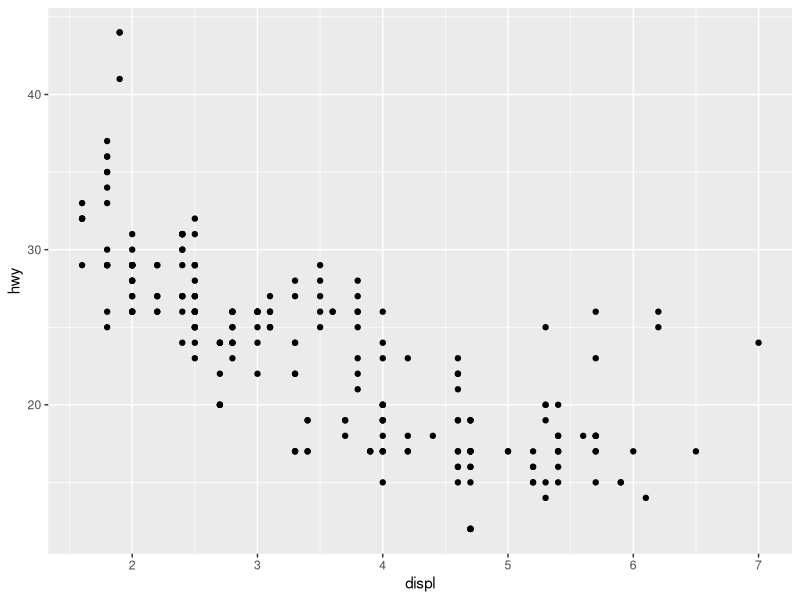
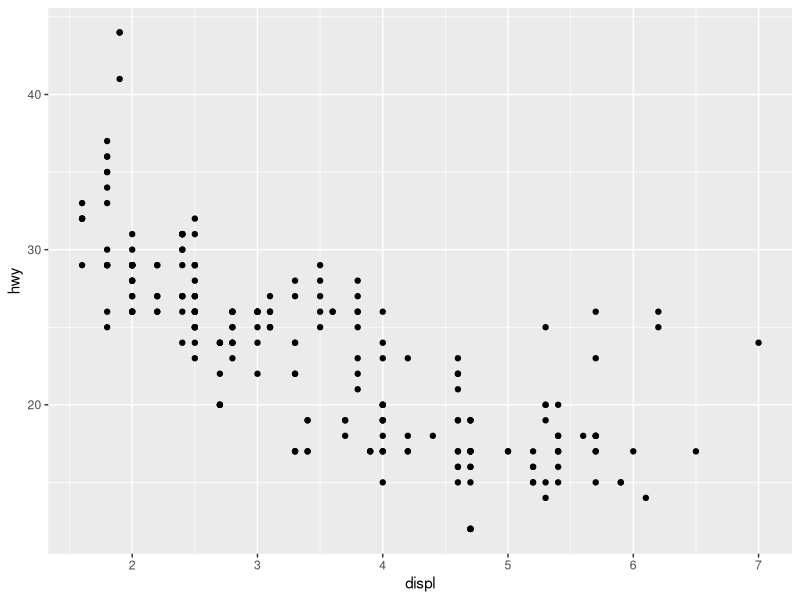
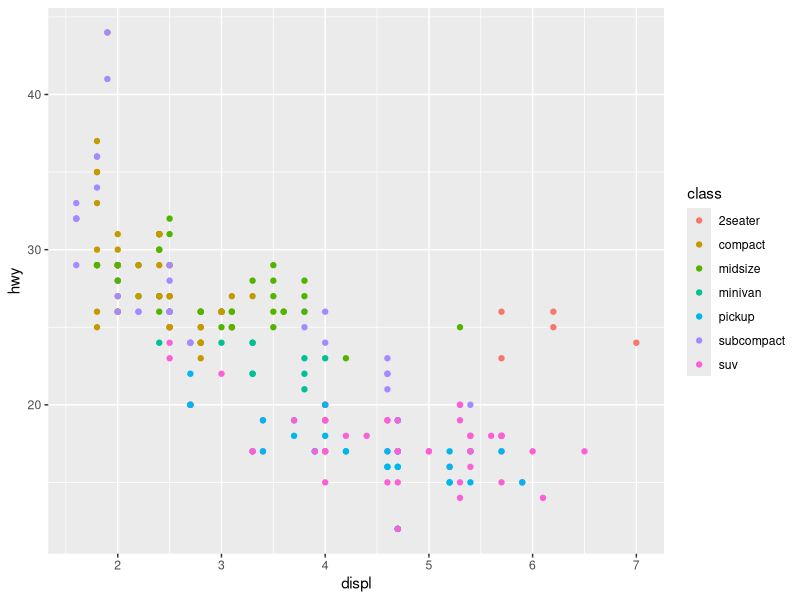
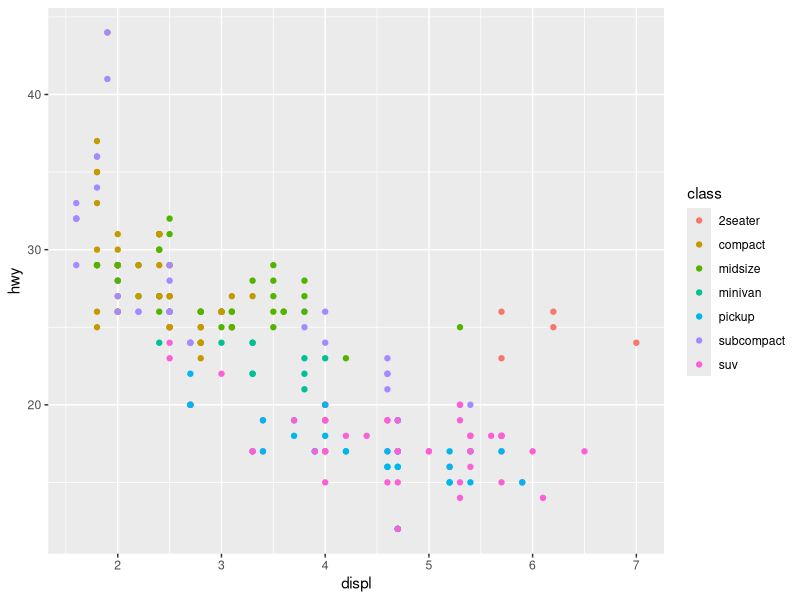
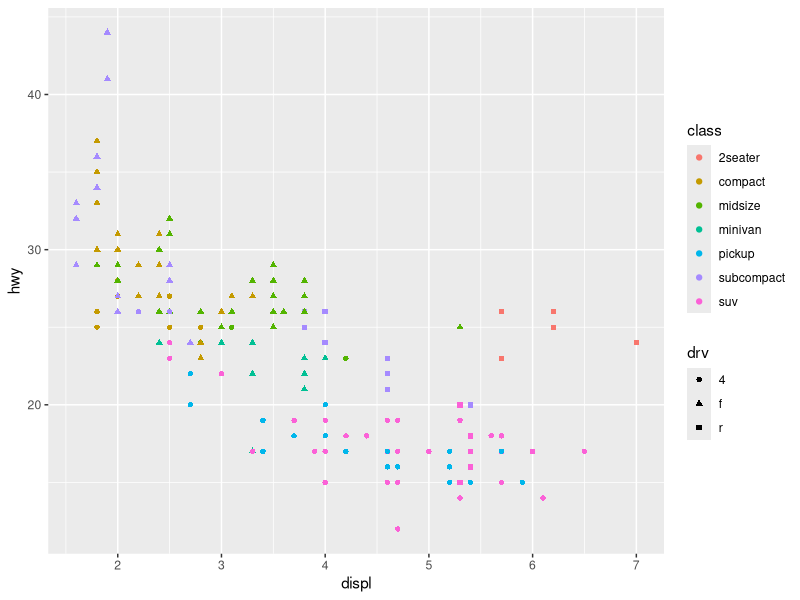
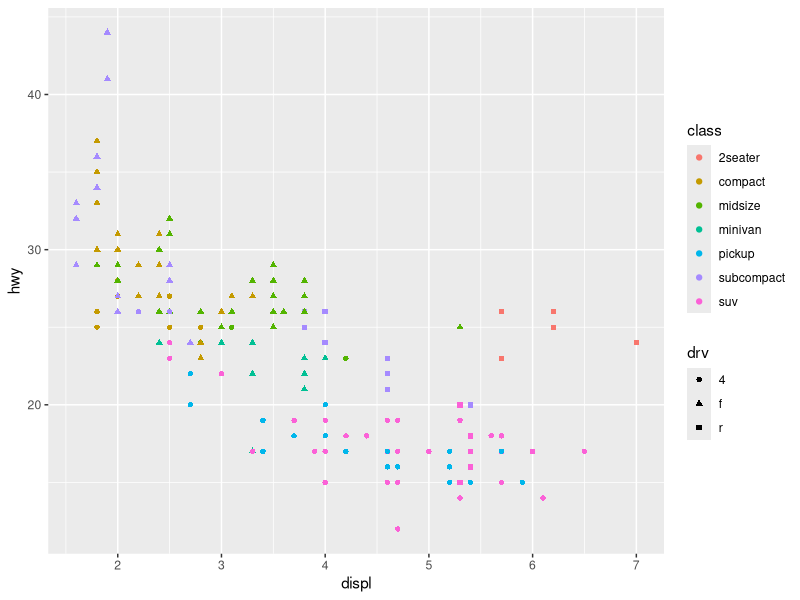
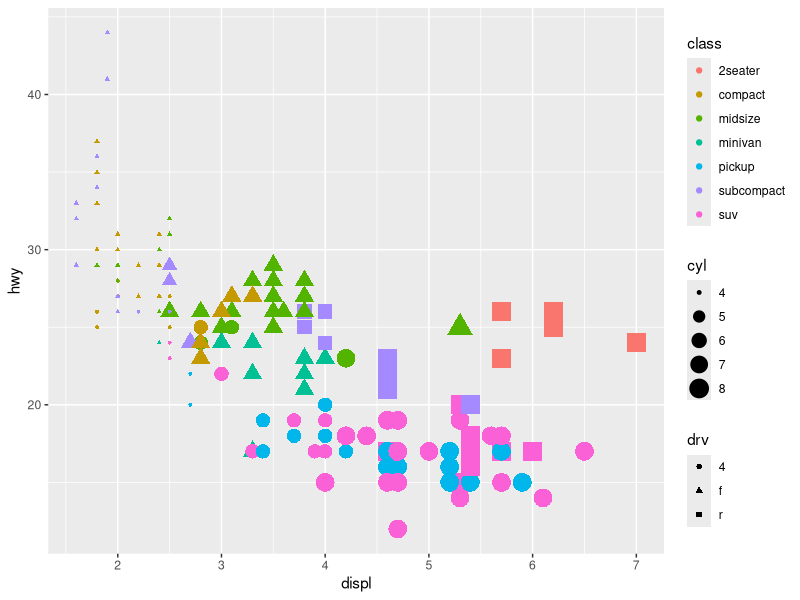
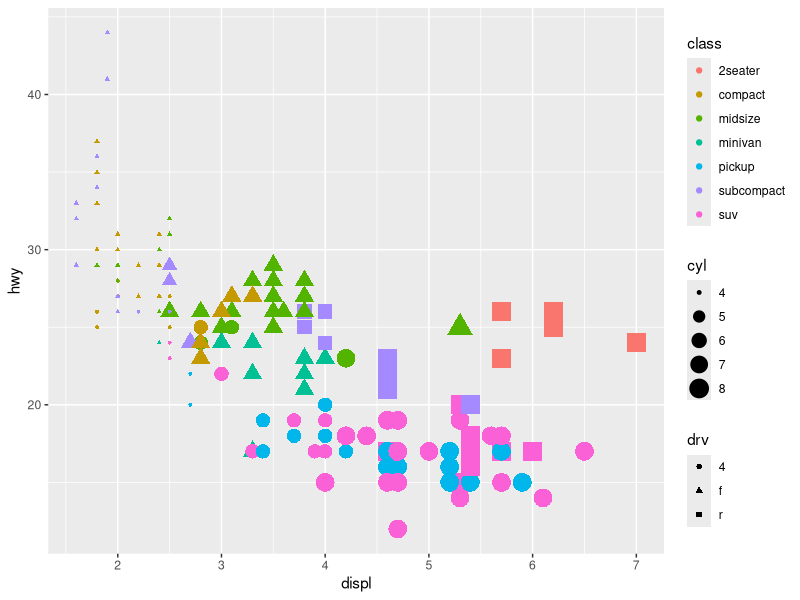

The R script that drew these images, in order: (Note: this script raises an error after producing the figures.)

# EPI5143 Winter 2020 Quiz 3. Due Wednesday March 11th, 2020 by 11:59pm.   
# Please provide the code (and results from console if requested) you used to execute 
# the requested commands in each question 1 to 4 in this file.  Don't forget to include 
# your name in the document! (and in the filename) don't include the plot images themselves
# When you have completed the assignment, save it in same file format right from RStudio 
# (.R which is simply a plain text file) ans submit it to Github using instructions 
# from last class and the link emailed to you
# If you haven't already, install the "tidyverse" package, and load it into memory
# using the library() command
# The data visualization lecture notes, as well as Chapter 3: Data Visualization from 
# "R for Data Science" (available at https://r4ds.had.co.nz/ ) are good resources to 
# provide guidance 

# Question 1. The dataset mpg dataset is a base R dataset which includes data on fuel efficiency of a number
# of makes and models of automobile Have a look at this dataset using the View() command.
# how many observations and how many variables does this dataset have? (provide the code 
# and result from the console window)
# (hint:  use the nrow() and ncol() and/or the dim()  R functions )

  library(tidyverse)
  view (mpg)
  nrow(mpg) #results from the console window: 234
  ncol(mpg) #results from the console window: 11
  dim(mpg) #results from the console window: 234 11 
  #ANSWER: Number of observations: 234; Number of variables: 11


# The following commands to ggplot create a basic plot of the 
# highway fuel efficiency vs.engine size (displacement in L) for vehicles in the dataset
# ie. x=displ and y=hwy, run this code and look at the plot 
# (click zoom in the plots window to make it bigger) 
##################
 ggplot(data = mpg) + geom_point(mapping = aes(x = displ, y = hwy))
##################
# Question 2. modify and run the ggplot code to make each class of vehicle a different colour

  ggplot(data = mpg, aes(x = displ, y = hwy)) + geom_point() #formatted like the example from dataplot - gives a same plot

  ggplot(data = mpg) + geom_point(mapping = aes(x = displ, y = hwy, color = class))
  ggplot(data = mpg, aes(x = displ, y = hwy, color = class)) + geom_point()

# Question 3. further modify and run the code to use a different shape to plot vehicles
# according whether vehicle is front, rear or 4 wheel drive (drv)

  ggplot(data = mpg) + geom_point(mapping = aes(x = displ, y = hwy, color = class, shape = drv))
  ggplot(data = mpg, aes(x = displ, y = hwy, color = class, shape = drv)) + geom_point()
  
# Question 4. further modify and run the code to make the size of each point on the plot proportional
# to the number of cylinders the vehicle's engine has (cyl)
  
  ggplot(data = mpg) + geom_point(mapping = aes(x = displ, y = hwy, color = class, shape = drv, size = cyl))
  ggplot(data = mpg, aes(x = displ, y = hwy, color = class, shape = drv, size = cyl)) + geom_point()
  
# Question 5. Modify the code to add a suitable title of your choice to your plot

  ggplot(data = mpg) + geom_point(mapping = aes(x = displ, y = hwy, 
  color = class, shape = drv, size = cyl)) +ggtitle("Highway fuel efficiency by engine size ")
  
  ggplot(data = mpg) + geom_point(mapping = aes(x = displ, y = hwy, color = class, shape = drv, size = cyl))  
  + labs(title = "Highway fuel efficiency by engine size ")
  